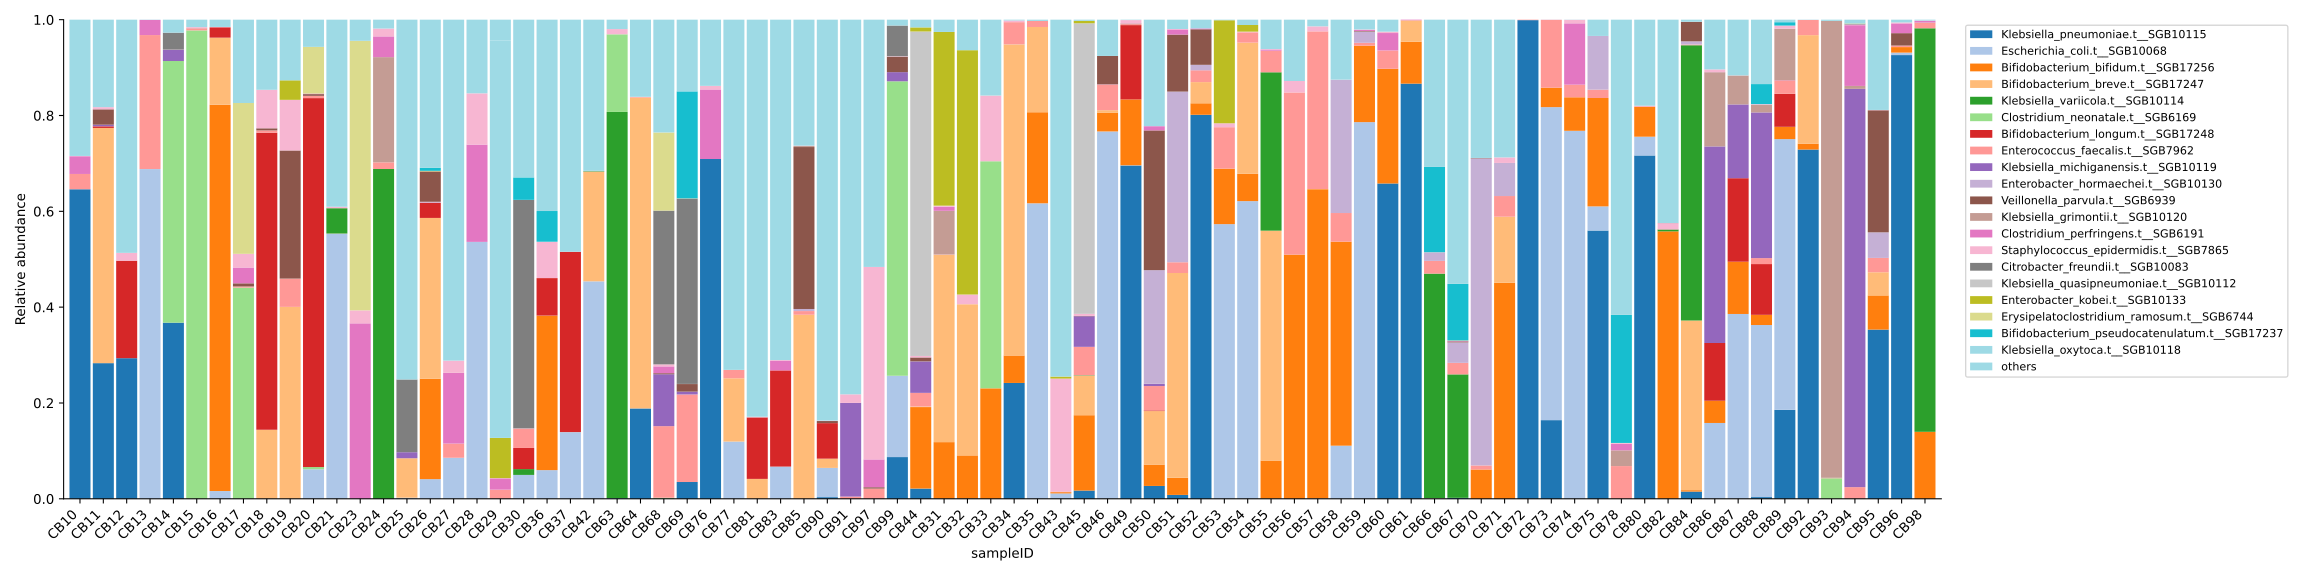

Recreate this plot in Python.
#!/usr/bin/env python
# -*- coding: utf-8 -*-

# pip install scikit-bio
import typer
from typing import Tuple  # change from List to Tuple
import pandas as pd
import matplotlib.pyplot as plt
from pathlib import Path
from typing import List

app = typer.Typer(help="Plot abundances from a TSV file.")


def plot_abundance(
    df: pd.DataFrame,
    order: bool,
    max_categories: int,
    figsize: tuple,
    normalize: bool
):
    # Keep top N columns + combine others
    col_means = df.mean()
    sorted_cols = col_means.sort_values(ascending=False)

    if len(sorted_cols) > max_categories:
        top_cols = sorted_cols.iloc[:max_categories].index
        other_cols = sorted_cols.iloc[max_categories:].index
        df["others"] = df[other_cols].sum(axis=1)
        df = df[top_cols.tolist() + ['others']]

    if normalize:
        df = df.T.div(df.sum(axis=1), axis=1).T

    if order:
        df = df.loc[:, df.mean().sort_values().index]

    # Plot
    ax = df.plot(kind="bar", stacked=True, figsize=figsize, width=0.9, cmap="tab20")
    ax.set_ylabel("Relative abundance" if normalize else "Abundance")
    if normalize:
        ax.set_ylim(0, 1)
    ax.legend(bbox_to_anchor=(1.01, 1), loc="upper left", fontsize="small")
    plt.setp(ax.get_xticklabels(), rotation=45, ha="right")
    ax.spines['top'].set_visible(False)
    ax.spines['right'].set_visible(False)

    return plt


@app.command()
def main(
    input: Path = typer.Argument(..., help="TSV file with samples as rows, features as columns"),
    output: Path = typer.Option("abund.svg", "--output", "-o", help="Output file path"),
    figsize: Tuple[float, float] = typer.Option((4.0, 4.0), "--figsize", help="Figure size, e.g. --figsize 6.0 5.0"),
    order: bool = typer.Option(False, help="Sort categories by average abundance"),
    max_categories: int = typer.Option(20, help="Number of top categories to keep before combining 'others'"),
    normalize: bool = typer.Option(True, "--normalize/--no-normalize", help="Normalize rows to relative abundance")
):
    """Plot stacked bar chart of abundances."""
    if not input.exists():
        typer.echo(f"✘ File not found: {input}")
        raise typer.Exit()

    if len(figsize) != 2:
        typer.echo("✘ --figsize must have two numbers: width and height")
        raise typer.Exit()

    df = pd.read_csv(input, sep="\t", index_col=0)
    plot = plot_abundance(df, order=order, max_categories=max_categories, figsize=tuple(figsize), normalize=normalize)
    plot.tight_layout()
    plot.savefig(output)
    typer.echo(f"✔ Saved plot to: {output}")


if __name__ == "__main__":
    app()
